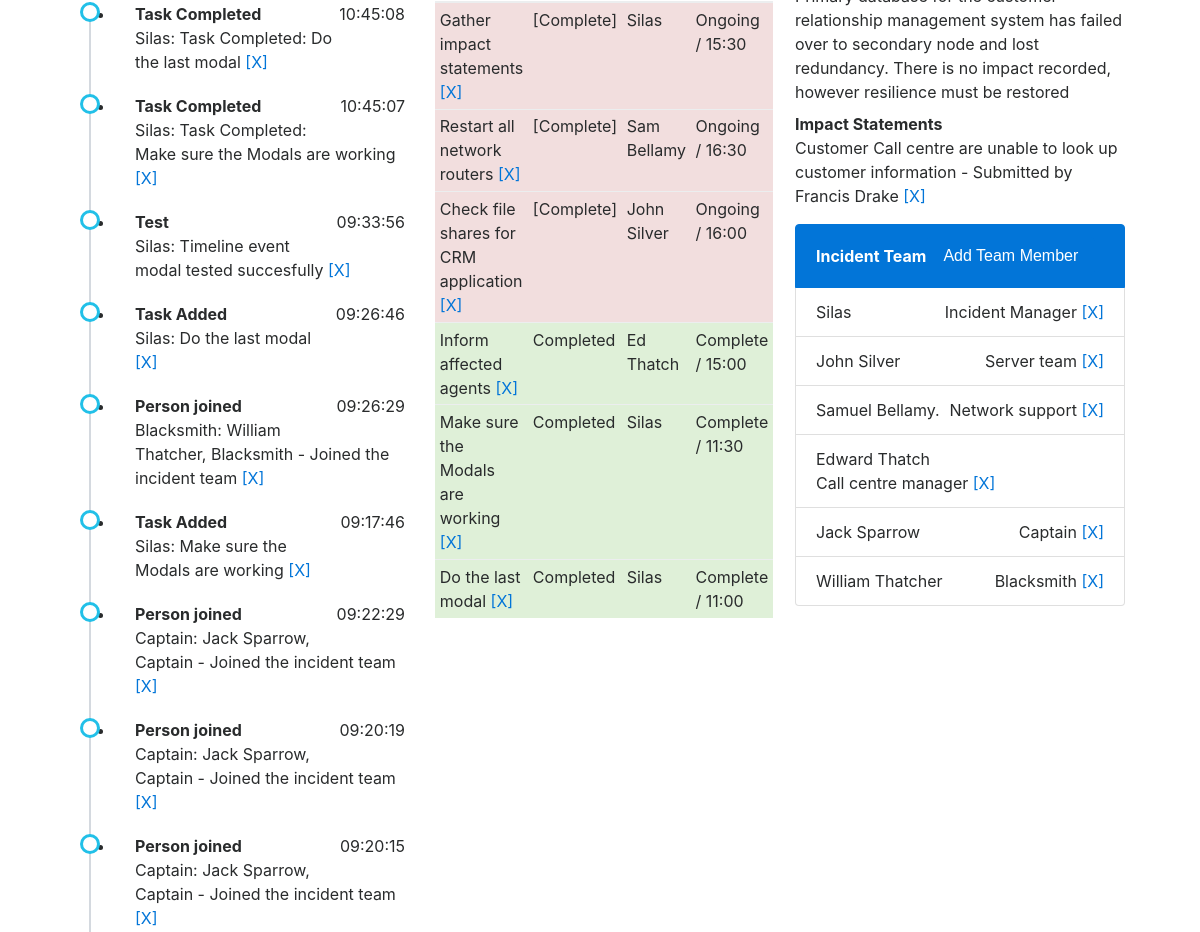
Before: /admin/INC654321 (signed in, middle part) with the older database file.
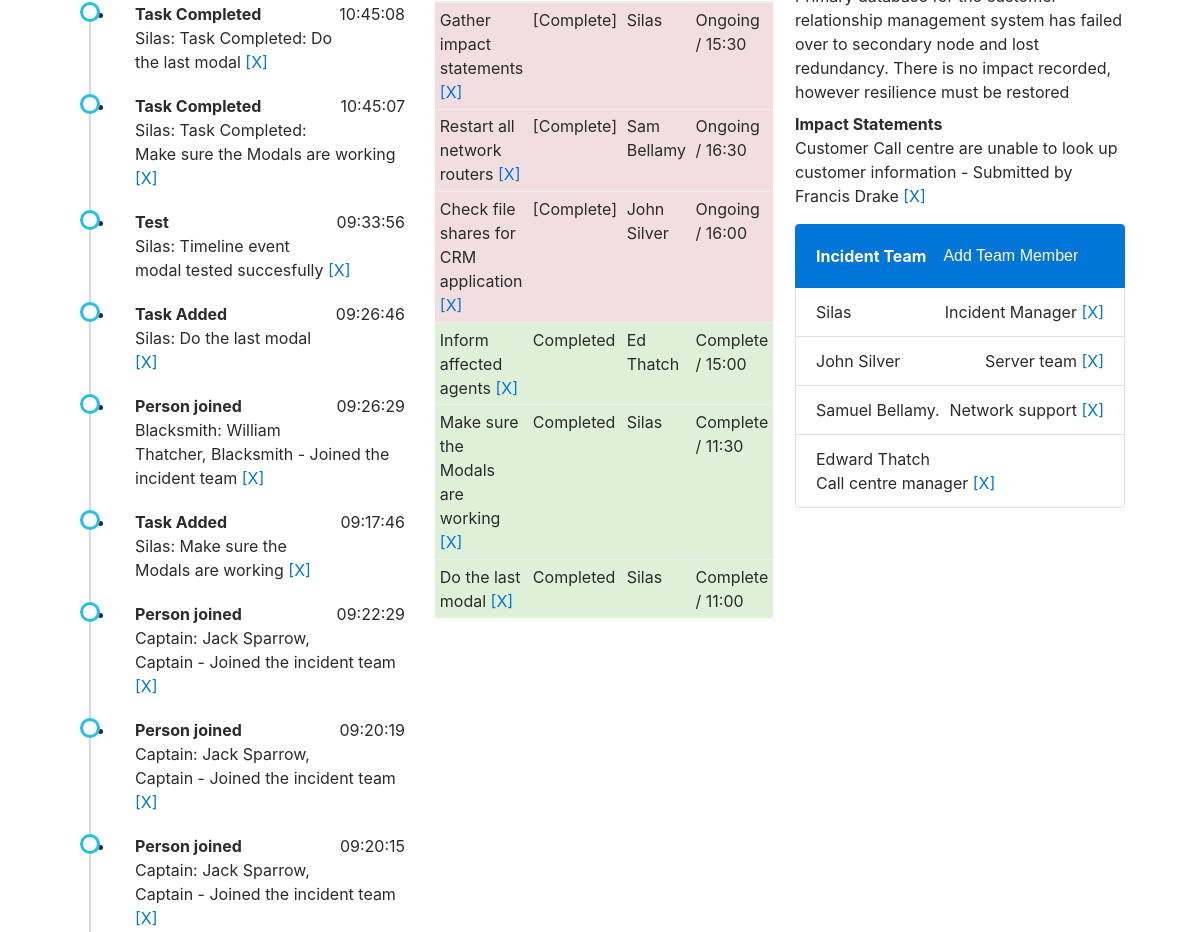
After: the same page with the newer database file.
### models.py (models this page shows, shortened)
class Event(db.Model):
    id = db.Column(db.Integer, primary_key=True)
    body = db.Column(db.String(512))
    assignee = db.Column(db.String(32), index=True)
    activity = db.Column(db.String(32))
    timestamp = db.Column(db.DateTime, index=True, default=datetime.utcnow)
    incident_no = db.Column(db.String(32), db.ForeignKey('incident.incident_no'), index=True)

class Task(db.Model):
    id = db.Column(db.Integer, primary_key=True)
    incident_no = db.Column(db.String(32), db.ForeignKey('incident.incident_no'), index=True)
    body = db.Column(db.String(512))
    assignee = db.Column(db.String(32), index=True)
    eta = db.Column(db.String(32))
    status = db.Column(db.String(32))

class ImpactStatement(db.Model):
    id = db.Column(db.Integer, primary_key=True)
    incident_no = db.Column(db.String(32), db.ForeignKey('incident.incident_no'), index=True)
    body = db.Column(db.String(512))
    submitter = db.Column(db.String(32), index=True)

class IncMem(db.Model):
    id = db.Column(db.Integer, primary_key=True)
    person = db.Column(db.String(512), index=True)
    role = db.Column(db.String(32), index=True)
    incident_no = db.Column(db.String(32), db.ForeignKey('incident.incident_no'), index=True)

### simaritan/routes.py (the view, shortened to what this page needs)
@app.route('/admin/<incident>', methods=['GET', 'POST'])
@login_required
def admin(incident):
    if current_user.role != "Incident Manager":
        return render_template('notpermitted.html')
    taskform = TaskAdditionForm()
    eventform = EventAdditionForm()
    personform = PersonAdditionForm()
    inc = Incident.query.filter_by(incident_no=incident).first()
    if inc is None:
        return render_template('notfound.html', incident=incident, title='Not found!')
    impacts = ImpactStatement.query.filter_by(incident_no=incident).all()
    tasks = Task.query.filter_by(incident_no=incident).all()
    timeline = Event.query.filter_by(incident_no=incident).order_by(Event.timestamp.desc()).all()
    team = IncMem.query.filter_by(incident_no=incident).all()
    total_tasks = 0
    closed_tasks = 0
    for tsk in tasks:
        total_tasks += 1
        if tsk.status == '1':
            closed_tasks += 1
    if taskform.validate_on_submit():
        task = Task(incident_no=inc.incident_no, body=taskform.task.data, assignee=taskform.owner.data,
                    eta=taskform.eta.data, status=taskform.already_done.data)
        event = Event(body=taskform.task.data, assignee=taskform.owner.data, activity='Task Added',
                      incident_no=inc.incident_no)
        db.session.add(task)
        db.session.add(event)
        db.session.commit()
        return redirect('/admin/{}'.format(incident))
    elif eventform.validate_on_submit():
        event = Event(body=eventform.event.data, assignee=eventform.owner.data, activity=eventform.activity_type.data,
                      incident_no=inc.incident_no)
        db.session.add(event)
        db.session.commit()
        return redirect('/admin/{}'.format(incident))
    else:
        return render_template('admin.html', title='Admin Section for {}'.format(inc.incident_no), taskf=taskform,
                               eventf=eventform, teamf=personform, tasks=tasks, impacts=impacts, inc=inc,
                               team=team, timeline=timeline, admin=True, total_tasks=total_tasks, ctasks= closed_tasks)

### models.py (called while the page is built)
@login.user_loader
def load_user(id):
    return User.query.get(int(id))

### simaritan/templates/admin.html (shortened to what this page needs)
{% extends "base.html" %}
{% block body %}
		<div class="row">
			<div class="col-md-12">
				<div class="row">
					<div class="col-md-4">
						{% include "components/timeline.html" %}
					</div>
					<div class="col-md-4">
						{% include "components/actions.html" %}
					</div>
					<div class="col-md-4">
						{% include "components/incdetails.html" %}
						{% include "components/team.html" %}
					</div>
				</div>
			</div>
		</div>
	</div>
{% endblock %}

### simaritan/templates/components/timeline.html (shortened to what this page needs)
<ul class="timeline">
	{% for tl in timeline %}
		<li>
			<strong>{{ tl.activity }}</strong>
			<p class="float-right">{{tl.timestamp.strftime('%X')}}</p>
			<p>{{ tl.assignee }}: {{ tl.body }}
				{% if current_user.role == 'Incident Manager' %}
				<a href="/remove/{{ inc.incident_no }}/event/{{ tl.id }}">[X]</a>
				{% endif %}
			</p>
		</li>
	{% endfor %}
</ul>

### simaritan/templates/components/actions.html (shortened to what this page needs)
<table class="table table-striped table-hover table-sm">
    <tbody>
		{% for task in tasks %}
				{% if task.status == '1' %}
        	<tr class="table-success">
   	    	 	{% else %}
	    	<tr class="table-danger">
   	    	 	{% endif %}
	    		<td>
	    			{{ task.body }}
					{% if current_user.role == 'Incident Manager' %}
					<a href="/remove/{{ inc.incident_no }}/task/{{ task.id }}">[X]</a>
					{% endif %}
	    		</td>
			{% if current_user.is_authenticated %}
				<td>
					{% if task.status == '1' %}
					Completed
					{% else %}
					<form method="post" action="../update/completetask">
						<a onclick="this.parentNode.submit();">[Complete]</a>
					</form>
					{% endif %}
				</td>
			{% endif %}
	    		<td>
	    			{{ task.assignee }}
	    		</td>
	    		<td>
					{% if task.status == 'Complete' %}
						Complete
					{% elif task.status == '1' %}
	    				Complete
					{% else %}
						Ongoing
					{% endif %} / {{ task.eta }}
	    		</td>
	    	</tr>
    	{% endfor %}
    </tbody>
</table>

### simaritan/templates/components/incdetails.html (shortened to what this page needs)
<dl>
	<dd>
	</dd>
	<dt>
		Impact Statements
	</dt>
	{% for statement in impacts %}
	<dd>
		{{ statement.body }} - Submitted by {{statement.submitter }}
		{% if current_user.role == 'Incident Manager' %}
		<a href="/remove/{{ inc.incident_no }}/impact/{{ statement.id }}">[X]</a>
		{% endif %}
	</dd>
	{% endfor %}
</dl>

### simaritan/templates/components/team.html (shortened to what this page needs)
<div class="list-group">
	<strong href="#" class="list-group-item list-group-item-action active">
		Incident Team
			{% if admin %}
			<button type="button" class="btn btn-primary" data-toggle="modal" data-target="#addMemberModal">
  			Add Team Member
			</button>
		{% endif %}
	</strong>
	{% for member in team %}
		<div class="list-group-item justify-content-between">
			{{ member.person }}
			<span class="">{{ member.role }} {% if current_user.role == 'Incident Manager' %}
			<a href="/remove/{{ inc.incident_no }}/mem/{{ member.id }}">[X]</a>
			{% endif %}</span>
		</div>
	{% endfor %}
</div>

Changed rows visible on the page:
removed IncMem: person "Jack Sparrow", role "Captain"
removed IncMem: person "William Thatcher", role "Blacksmith"
